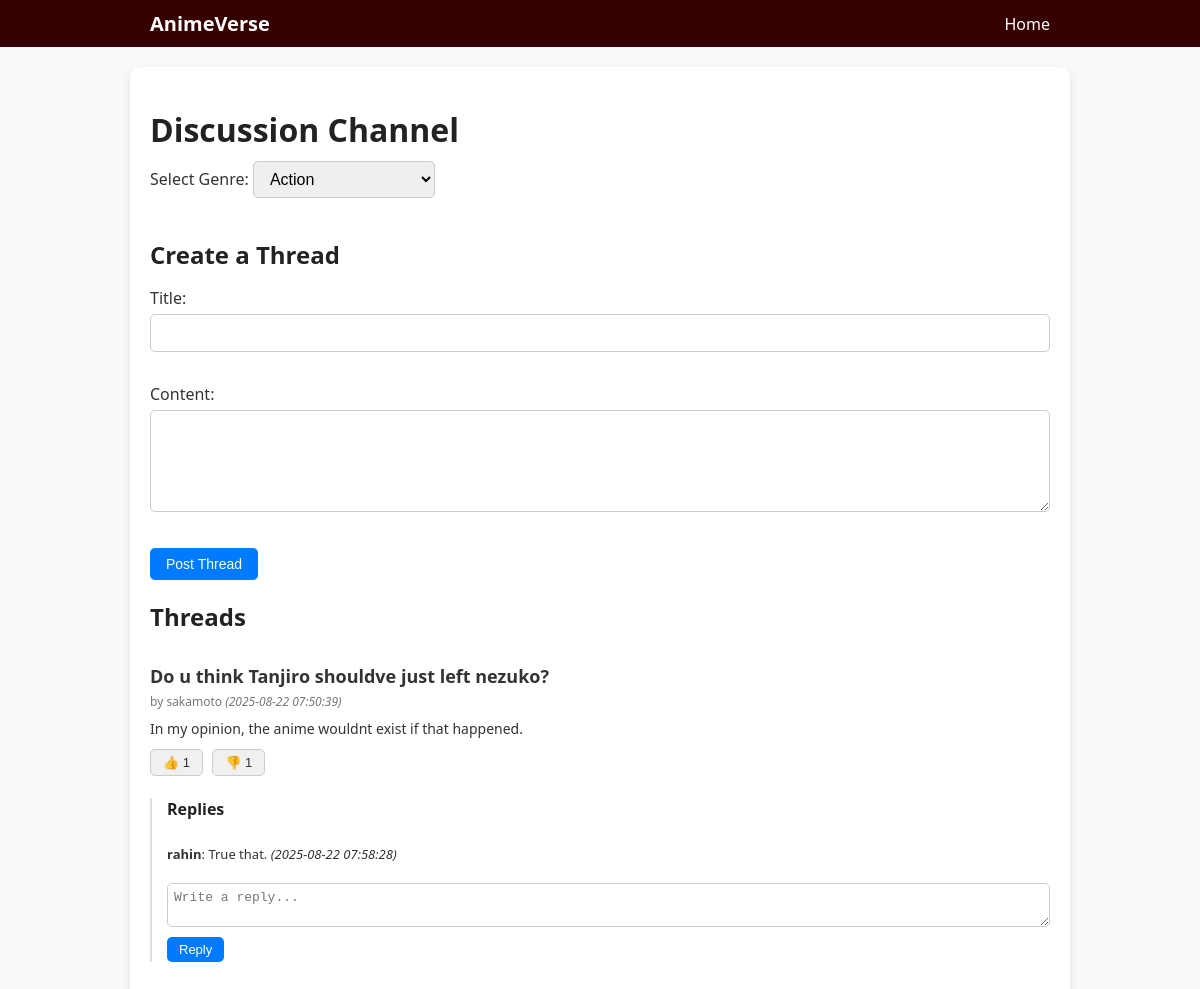
The app's page /controller/discussioncontroller.php?genre_id=1 (signed in) with its own data.
### tables this page shows
CREATE TABLE `genre_discussions` (
  `discussion_id` int(11) NOT NULL,
  `genre_id` int(11) DEFAULT NULL,
  `user_id` int(11) DEFAULT NULL,
  `title` varchar(150) DEFAULT NULL,
  `content` text DEFAULT NULL,
  `posted_at` timestamp NOT NULL DEFAULT current_timestamp()
);

CREATE TABLE `users` (
  `user_id` int(11) NOT NULL,
  `username` varchar(50) NOT NULL,
  `email` varchar(100) NOT NULL,
  `password_hash` varchar(255) NOT NULL,
  `profile_picture` varchar(255) DEFAULT NULL,
  `level` int(11) DEFAULT 1,
  `badge` varchar(100) DEFAULT NULL,
  `bio` text DEFAULT NULL,
  `created_at` timestamp NOT NULL DEFAULT current_timestamp(),
  `is_active` tinyint(1) DEFAULT 1
);

CREATE TABLE `thread_replies` (
  `reply_id` int(11) NOT NULL,
  `discussion_id` int(11) NOT NULL,
  `user_id` int(11) NOT NULL,
  `content` text NOT NULL,
  `replied_at` timestamp NOT NULL DEFAULT current_timestamp()
);

### controller/discussioncontroller.php (called while the page is built, shortened)
<?php
require_once __DIR__ . '/../db.php';
require_once __DIR__ . '/../model/genremodel.php';
require_once __DIR__ . '/../model/discussionmodel.php';
$genreModel = new GenreModel($pdo);
$discussionModel = new DiscussionModel($pdo);
$genres = $genreModel->getAllGenres();
$selected_genre = isset($_GET['genre_id']) ? intval($_GET['genre_id']) : 0;
$threads = [];
if ($selected_genre > 0) {
    $threads = $discussionModel->getThreadsByGenre($selected_genre);
}
require __DIR__ . '/../view/discussionview.php';

### model/genremodel.php (called while the page is built)
<?php
class GenreModel {
    private $pdo;
    public function __construct($pdo) {
        $this->pdo = $pdo;
    }
    public function getAllGenres() {
        $stmt = $this->pdo->query("SELECT * FROM genres ORDER BY name ASC");
        return $stmt->fetchAll(PDO::FETCH_ASSOC);
    }
}

### model/discussionmodel.php (called while the page is built, shortened)
<?php
class DiscussionModel {
    private $pdo;
    public function __construct($pdo) {
        $this->pdo = $pdo;
    }
    public function getThreadsByGenre($genre_id) {
        $stmt = $this->pdo->prepare("
            SELECT gd.*, u.username,
                   (SELECT COUNT(*) FROM thread_likes tl WHERE tl.discussion_id = gd.discussion_id AND is_like = 1) AS likes,
                   (SELECT COUNT(*) FROM thread_likes tl WHERE tl.discussion_id = gd.discussion_id AND is_like = 0) AS dislikes
            FROM genre_discussions gd
            JOIN users u ON gd.user_id = u.user_id
            WHERE gd.genre_id = ?
            ORDER BY gd.posted_at DESC
        ");
        $stmt->execute([$genre_id]);
        return $stmt->fetchAll(PDO::FETCH_ASSOC);
    }
    public function getReplies($discussion_id) {
        $stmt = $this->pdo->prepare("
            SELECT tr.*, u.username
            FROM thread_replies tr
            JOIN users u ON tr.user_id = u.user_id
            WHERE tr.discussion_id = ?
            ORDER BY tr.replied_at ASC
        ");
        $stmt->execute([$discussion_id]);
        return $stmt->fetchAll(PDO::FETCH_ASSOC);
    }
}

### view/discussionview.php (the view, shortened to what this page needs)
<!DOCTYPE html>
<html lang="en">
<head>
    <link rel="stylesheet" href="/animeverse/css/discussion.css">
</head>
<body>
<nav class="navbar">
    <div class="nav-container">
        <a class="nav-logo">AnimeVerse</a>
        <ul class="nav-links">
            <li><a href="/animeverse/controller/homecontroller.php">Home</a></li>
        </ul>
    </div>
</nav>
<div class="container">
    <h1>Discussion Channel</h1>
    <form method="get">
        <label for="genre">Select Genre:</label>
        <select name="genre_id" id="genre" onchange="this.form.submit()">
            <?php foreach ($genres as $genre): ?>
                <option value="<?= $genre['genre_id'] ?>"
                    <?= ($selected_genre == $genre['genre_id']) ? 'selected' : '' ?>>
                    <?= htmlspecialchars($genre['name']) ?>
                </option>
            <?php endforeach; ?>
        </select>
    </form>
    <?php if ($selected_genre > 0): ?>
        <h2>Create a Thread</h2>
        <form method="post">
            <p>
                <label for="title">Title:</label><br>
                <input type="text" name="title" id="title" required>
            </p>
            <p>
                <label for="content">Content:</label><br>
                <textarea name="content" id="content" rows="5" required></textarea>
            </p>
            <button type="submit">Post Thread</button>
        </form>
        <h2>Threads</h2>
        <?php if (!empty($threads)): ?>
            <ul class="thread-list">
                <?php foreach ($threads as $thread): ?>
                    <li class="thread-item">
                        <div class="thread-title"><?= htmlspecialchars($thread['title']) ?></div>
                        <div class="thread-meta">
                            by <?= htmlspecialchars($thread['username']) ?>
                            <em>(<?= $thread['posted_at'] ?>)</em>
                        </div>
                        <div class="thread-content"><?= nl2br(htmlspecialchars($thread['content'])) ?></div>
                        <form method="post" class="like-form">
                            <button type="submit" name="is_like" value="1">👍 <?= $thread['likes'] ?? 0 ?></button>
                            <button type="submit" name="is_like" value="0">👎 <?= $thread['dislikes'] ?? 0 ?></button>
                        </form>
                        <div class="replies">
                            <h4>Replies</h4>
                            <?php
                                $replies = $discussionModel->getReplies($thread['discussion_id']);
                                if (!empty($replies)):
                            ?>
                                <ul>
                                    <?php foreach ($replies as $reply): ?>
                                        <li>
                                            <strong><?= htmlspecialchars($reply['username']) ?></strong>:
                                            <?= nl2br(htmlspecialchars($reply['content'])) ?>
                                            <em>(<?= $reply['replied_at'] ?>)</em>
                                        </li>
                                    <?php endforeach; ?>
                                </ul>
                            <?php else: ?>
                                <p>No replies yet.</p>
                            <?php endif; ?>
                            <form method="post" class="reply-form">
                                <textarea name="reply_content" rows="2" placeholder="Write a reply..." required></textarea>
                                <button type="submit">Reply</button>
                            </form>
                        </div>
                    </li>
                <?php endforeach; ?>
            </ul>
        <?php else: ?>
            <p>No threads yet in this genre. Be the first to post!</p>
        <?php endif; ?>
    <?php endif; ?>
</div>
</body>
</html>

### css/discussion.css (style rules this page uses)
body { font-family: 'Segoe UI', Tahoma, Geneva, Verdana, sans-serif; background-color: #f8f9fa; margin: 0; padding: 0; color: #333; }
h1, h2, h4 { color: #222; margin-bottom: 10px; }
.container { max-width: 900px; margin: 20px auto; padding: 20px; background-color: #fff; border-radius: 10px; box-shadow: 0 4px 10px rgba(0,0,0,0.1); }
form select { padding: 8px 12px; border-radius: 5px; border: 1px solid #ccc; font-size: 16px; margin-bottom: 20px; }
form input[type="text"], form textarea { width: 100%; padding: 10px; margin: 5px 0 15px 0; border-radius: 5px; border: 1px solid #ccc; font-size: 14px; box-sizing: border-box; }
form button { background-color: #007bff; color: #fff; padding: 8px 16px; border: none; border-radius: 5px; cursor: pointer; font-size: 14px; }
ul.thread-list { list-style: none; padding: 0; }
ul.thread-list li { border-bottom: 1px solid #e0e0e0; padding: 15px 0; }
ul.thread-list li:last-child { border-bottom: none; }
.thread-item { margin-bottom: 20px; }
.thread-title { font-weight: bold; font-size: 18px; margin-bottom: 5px; }
.thread-meta { font-size: 12px; color: #777; margin-bottom: 8px; }
.thread-content { font-size: 14px; line-height: 1.5; margin-bottom: 10px; }
.like-form button { background-color: #f0f0f0; color: #333; padding: 5px 12px; border-radius: 5px; border: 1px solid #ccc; margin-right: 5px; cursor: pointer; font-size: 13px; }
.replies { margin-top: 10px; padding-left: 15px; border-left: 2px solid #ddd; }
.replies ul { list-style: none; padding: 0; }
.replies li { padding: 5px 0; font-size: 13px; }
.reply-form textarea { width: 100%; padding: 6px; font-size: 13px; margin-bottom: 5px; border-radius: 5px; border: 1px solid #ccc; }
.reply-form button { padding: 5px 12px; font-size: 13px; }
.navbar { background-color: rgba(55, 0, 0, 1);; padding: 10px 20px; }
.nav-container { display: flex; justify-content: space-between; align-items: center; max-width: 900px; margin: 0 auto; }
.nav-logo { color: #fff; font-weight: bold; text-decoration: none; font-size: 20px; }
.nav-links { list-style: none; margin: 0; padding: 0; display: flex; }
.nav-links li { margin-left: 15px; }
.nav-links a { color: #fff; text-decoration: none; font-weight: 500; }

### records on screen
genre_discussions: title "Do u think Tanjiro shouldve just left nezuko?", user.username "sakamoto", posted_at "2025-08-22 07:50:39", content "In my opinion, the anime wouldnt exist if that happened.", likes "1", dislikes "1"
thread_replies: user.username "rahin", content "True that.", replied_at "2025-08-22 07:58:28"

### other values on screen
form field genre_id "Action"
